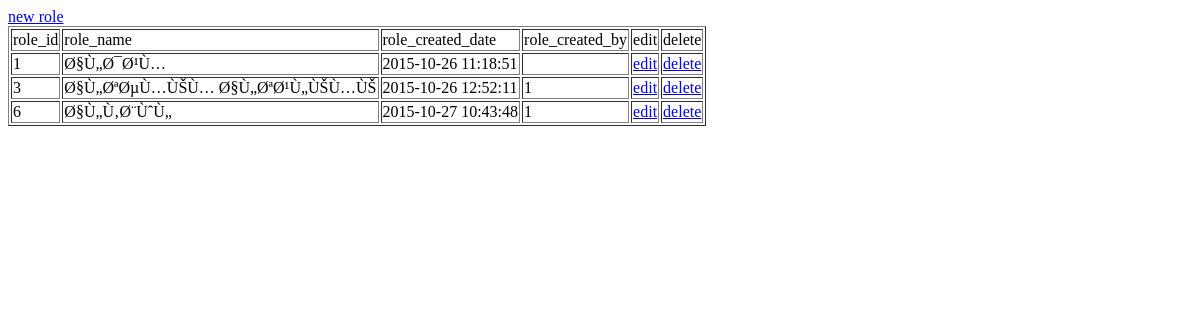
Page /sys/roles/index.php on the earlier database version.
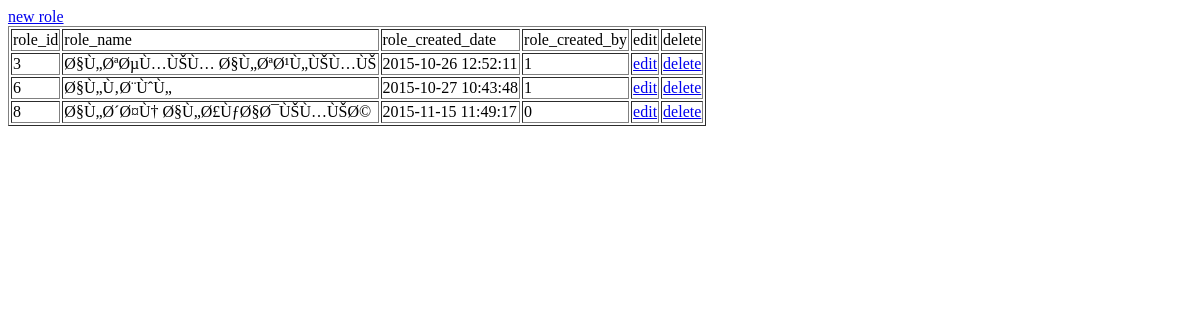
Same page on the later database version.
### tables this page shows
CREATE TABLE `sys_role` (
  `role_id` int(11) NOT NULL AUTO_INCREMENT,
  `role_name` varchar(255) DEFAULT NULL,
  `role_created_date` timestamp NULL DEFAULT CURRENT_TIMESTAMP,
  `role_created_by` int(11) DEFAULT NULL,
  PRIMARY KEY (`role_id`)
);

### sys/roles/index.php (the view, shortened to what this page needs)
<?php require_once('../../Connections/dares_conn.php'); ?>
<?php
$query_get_role = "SELECT * FROM sys_role";
$get_role = mysql_query($query_get_role, $dares_conn) or die(mysql_error());
$row_get_role = mysql_fetch_assoc($get_role);
?>
<!DOCTYPE html PUBLIC "-//W3C//DTD XHTML 1.0 Transitional//EN" "http://www.w3.org/TR/xhtml1/DTD/xhtml1-transitional.dtd">
<html xmlns="http://www.w3.org/1999/xhtml">
<head>
</head>
<body>
<a href="../role/create.php">new role</a>
<table border="1">
  <tr>
    <td>role_id</td>
    <td>role_name</td>
    <td>role_created_date</td>
    <td>role_created_by</td>
    <td>edit</td>
    <td>delete</td>
  </tr>
  <?php do { ?>
    <tr>
      <td><?php echo $row_get_role['role_id']; ?></td>
      <td><?php echo $row_get_role['role_name']; ?></td>
      <td><?php echo $row_get_role['role_created_date']; ?></td>
      <td><?php echo $row_get_role['role_created_by']; ?></td>
      <td><a href="../role/edit.php?roleid=<?php echo $row_get_role['role_id']; ?>">edit</a></td>
      <td><a href="../role/delete.php?roleid=<?php echo $row_get_role['role_id']; ?>">delete</a></td>
    </tr>
    <?php } while ($row_get_role = mysql_fetch_assoc($get_role)); ?>
</table>
</body>
</html>

Differences in the rows shown:
removed sys_role: role_id "1", role_name "Ø§Ù„Ø¯Ø¹Ù…", role_created_date "2015-10-26 11:18:51"
added sys_role: role_id "8", role_name "Ø§Ù„Ø´Ø¤Ù† Ø§Ù„Ø£ÙƒØ§Ø¯ÙŠÙ…ÙŠØ©", role_created_date "2015-11-15 11:49:17", role_created_by "0"
